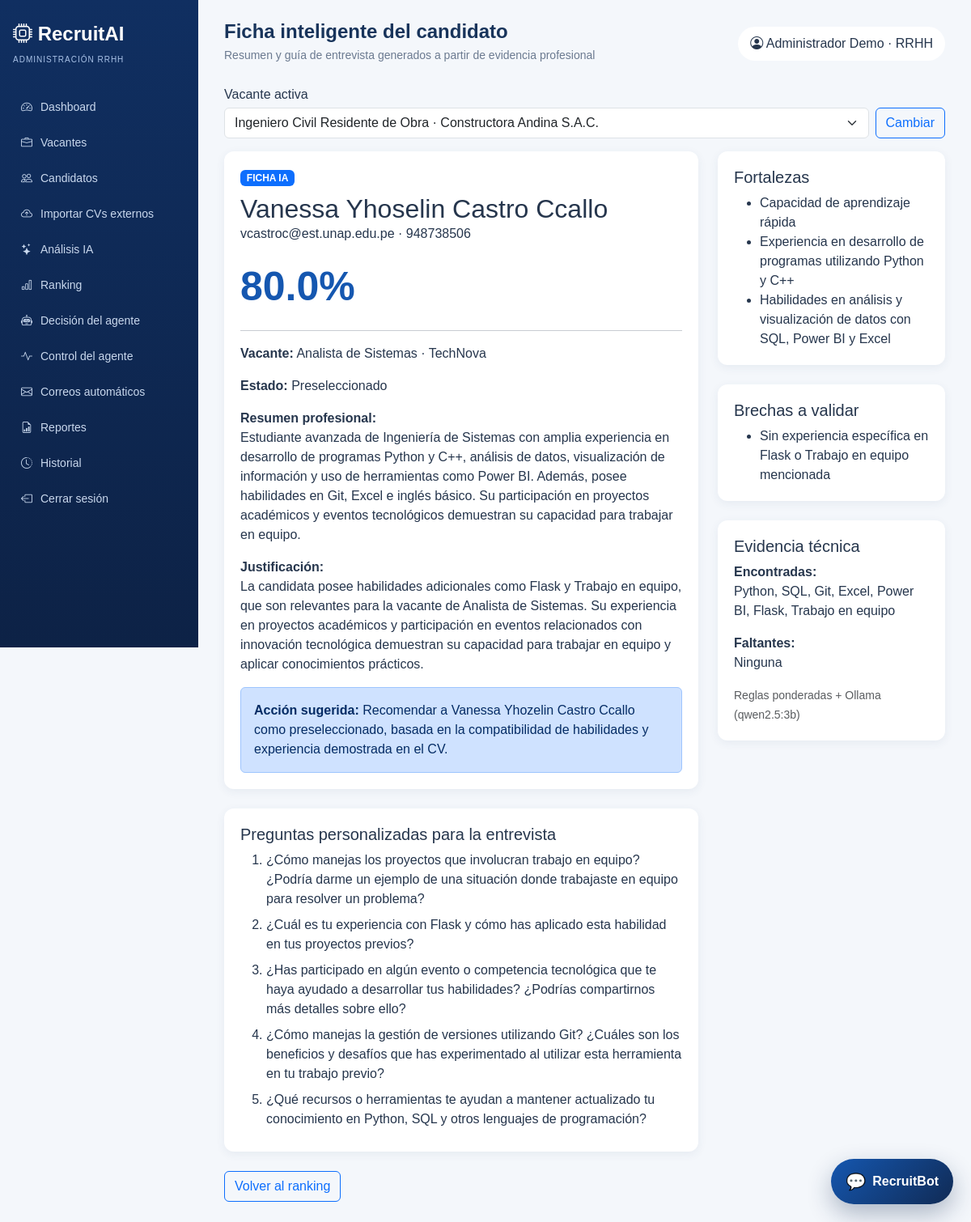
The page /admin/ficha-candidato/6 (signed in) on the database its author committed.
### tables this page shows
CREATE TABLE candidatos (
        id INTEGER PRIMARY KEY AUTOINCREMENT, nombre TEXT NOT NULL, correo TEXT, telefono TEXT,
        archivo TEXT, universidad TEXT, carrera TEXT, ciudad TEXT, fecha_creacion TEXT DEFAULT CURRENT_TIMESTAMP
    , usuario_id INTEGER, archivo_hash TEXT);

CREATE TABLE analisis (
        id INTEGER PRIMARY KEY AUTOINCREMENT, candidato_id INTEGER NOT NULL, vacante_id INTEGER NOT NULL,
        compatibilidad REAL NOT NULL, estado TEXT NOT NULL, habilidades_encontradas TEXT,
        habilidades_faltantes TEXT, fecha TEXT DEFAULT CURRENT_TIMESTAMP
    , experiencia_detectada INTEGER DEFAULT 0, estudios_detectados TEXT, desglose TEXT, justificacion TEXT, accion_sugerida TEXT, resumen_profesional TEXT, fortalezas TEXT, brechas TEXT, preguntas_entrevista TEXT);

CREATE TABLE vacantes (
        id INTEGER PRIMARY KEY AUTOINCREMENT, titulo TEXT NOT NULL, empresa TEXT NOT NULL,
        area TEXT, descripcion TEXT, requisitos TEXT, habilidades TEXT, experiencia INTEGER DEFAULT 0,
        estudios TEXT, fecha_entrevista TEXT, hora_entrevista TEXT, estado TEXT DEFAULT 'Activa',
        fecha_creacion TEXT DEFAULT CURRENT_TIMESTAMP
    , peso_habilidades INTEGER DEFAULT 70, peso_experiencia INTEGER DEFAULT 20, peso_estudios INTEGER DEFAULT 10, umbral_preseleccion INTEGER DEFAULT 80, umbral_observacion INTEGER DEFAULT 60, carreras_objetivo TEXT);

### app.py (the view)
@app.route("/admin/ficha-candidato/<int:analisis_id>")
@role_required("admin")
def ficha_candidato(analisis_id):
    analysis = obtener_analisis_por_id(analisis_id)
    if not analysis:
        flash("No se encontró la ficha solicitada.", "warning")
        return redirect(url_for("ranking"))
    return render_template("ficha_candidato.html", candidato=analysis)

### app.py (called while the page is built)
def role_required(role):
    def decorator(view):
        @wraps(view)
        def wrapped(*args, **kwargs):
            if "usuario_id" not in session:
                return redirect(url_for("login"))
            if session.get("rol") != role:
                endpoint = "admin_dashboard" if session.get("rol") == "admin" else "candidate_dashboard"
                flash("No tienes permisos para acceder a esa sección.", "warning")
                return redirect(url_for(endpoint))
            return view(*args, **kwargs)
        return wrapped
    return decorator

def _vacante_actual():
    vacantes = obtener_vacantes(solo_activas=True) or obtener_vacantes()
    return vacantes[0] if vacantes else None

def _vacante_seleccionada():
    vacante_id = session.get("vacante_id")
    return obtener_vacante_por_id(vacante_id) or _vacante_actual()

@app.context_processor
def inject_csrf_token():
    def csrf_token():
        if "_csrf_token" not in session:
            session["_csrf_token"] = secrets.token_hex(24)
        return session["_csrf_token"]
    context = {"csrf_token": csrf_token}
    if session.get("rol") == "admin":
        context["nav_vacantes"] = obtener_vacantes()
        context["nav_vacante"] = _vacante_seleccionada()
    return context

@app.before_request
def csrf_protect():
    if request.method == "POST":
        expected = session.get("_csrf_token", "")
        payload = request.get_json(silent=True) or {}
        received = request.form.get("_csrf_token", "") or request.headers.get("X-CSRFToken", "") or payload.get("_csrf_token", "")
        if not expected or not hmac.compare_digest(expected, received):
            flash("La solicitud expiró o no es válida. Inténtalo nuevamente.", "warning")
            if request.is_json:
                return jsonify({"error": "csrf", "message": "Solicitud expirada o no valida."}), 400
            return redirect(request.referrer or url_for("landing"))

### modules/database.py (called while the page is built)
def _connection():
    DB_PATH.parent.mkdir(exist_ok=True)
    connection = sqlite3.connect(DB_PATH)
    connection.row_factory = sqlite3.Row
    connection.execute("PRAGMA foreign_keys = ON")
    return connection

def _rows(query, params=()):
    with _connection() as connection:
        return [dict(row) for row in connection.execute(query, params).fetchall()]

def obtener_vacantes(solo_activas=False):
    query = "SELECT * FROM vacantes"
    if solo_activas:
        query += " WHERE estado='Activa'"
    return _rows(query + " ORDER BY id DESC")

### templates/ficha_candidato.html
{% extends 'base_admin.html' %}{% block title %}Ficha inteligente | RecruitAI{% endblock %}{% block heading %}Ficha inteligente del candidato{% endblock %}{% block subheading %}Resumen y guía de entrevista generados a partir de evidencia profesional{% endblock %}
{% block content %}<div class="row g-4"><div class="col-lg-8"><div class="panel recommendation mb-4"><div class="d-flex flex-wrap justify-content-between gap-3"><div><span class="badge text-bg-primary">FICHA IA</span><h2 class="mt-2">{{candidato.nombre}}</h2><p class="mb-0">{{candidato.correo or 'Sin correo'}} · {{candidato.telefono or 'Sin teléfono'}}</p></div><div class="score">{{candidato.compatibilidad}}%</div></div><hr><p><strong>Vacante:</strong> {{candidato.vacante}} · {{candidato.empresa}}</p><p><strong>Estado:</strong> {{candidato.estado}}</p><p><strong>Resumen profesional:</strong><br>{{candidato.resumen_profesional or candidato.justificacion or 'Pendiente de reprocesamiento para generar la ficha.'}}</p><p><strong>Justificación:</strong><br>{{candidato.justificacion or '-'}}</p><div class="alert alert-primary mb-0"><strong>Acción sugerida:</strong> {{candidato.accion_sugerida or 'Revisar el perfil manualmente.'}}</div></div><div class="panel"><h5>Preguntas personalizadas para la entrevista</h5><ol class="mb-0">{% for item in candidato.preguntas_entrevista %}<li class="mb-2">{{item}}</li>{% else %}<li>Reprocesa el CV para generar preguntas personalizadas.</li>{% endfor %}</ol></div></div><div class="col-lg-4"><div class="panel mb-4"><h5>Fortalezas</h5><ul class="mb-0">{% for item in candidato.fortalezas %}<li>{{item}}</li>{% else %}<li>Sin fortalezas registradas.</li>{% endfor %}</ul></div><div class="panel mb-4"><h5>Brechas a validar</h5><ul class="mb-0">{% for item in candidato.brechas %}<li>{{item}}</li>{% else %}<li>Sin brechas registradas.</li>{% endfor %}</ul></div><div class="panel"><h5>Evidencia técnica</h5><p><strong>Encontradas:</strong><br>{{candidato.habilidades_encontradas|join(', ') or '-'}}</p><p><strong>Faltantes:</strong><br>{{candidato.habilidades_faltantes|join(', ') or 'Ninguna'}}</p><small class="text-muted">{{candidato.desglose.motor or 'Reglas ponderadas'}}</small></div></div></div><a class="btn btn-outline-primary mt-4" href="{{url_for('ranking')}}">Volver al ranking</a>{% endblock %}

### static/css/style.css (style rules this page uses)
:root { --blue:#1557b0;--navy:#102a54;--bg:#f4f7fb;--muted:#6b7a90 }
* { box-sizing:border-box }
body { background:var(--bg);color:#26364d;font-family:Arial,sans-serif }
.panel,.metric-card { background:white;border-radius:12px;box-shadow:0 3px 12px #26466d12;padding:20px }
.score { color:var(--blue);font-size:50px;font-weight:800 }
.recommendation h2 { margin:14px 0 0 }

### rows shown on the page
candidatos: nombre "Vanessa Yhoselin Castro Ccallo", correo "vcastroc@est.unap.edu.pe", telefono "948738506"
analisis: compatibilidad "80.0", estado "Preseleccionado", resumen_profesional "Estudiante avanzada de Ingeniería de Sistemas con amplia experiencia en desarrollo de programas Python y C++, análisis de datos, visualización de información y uso de herramientas como Power BI. Además, posee habilidades en Git, Excel e inglés básico. Su participación en proyectos académicos y eventos tecnológicos demuestran su capacidad para trabajar en equipo.", justificacion "La candidata posee habilidades adicionales como Flask y Trabajo en equipo, que son relevantes para la vacante de Analista de Sistemas. Su experiencia en proyectos académicos y participación en eventos relacionados con innovación tecnológica demuestran su capacidad para trabajar en equipo y aplicar conocimientos prácticos.", accion_sugerida "Recomendar a Vanessa Yhozelin Castro Ccallo como preseleccionado, basada en la compatibilidad de habilidades y experiencia demostrada en el CV."
vacantes: vacante "Analista de Sistemas", empresa "TechNova"

### other values the page prints
{{ label }} "Dashboard" "Vacantes" "Candidatos" "Importar CVs externos" "Análisis IA" "Ranking" "Decisión del agente" "Control del agente" "Correos automáticos" "Reportes" "Historial"
{{ session.usuario }} "Administrador Demo"
{{ item }} "¿Cómo manejas los proyectos que involucran trabajo en equipo? ¿Podría darme un ejemplo de una situación donde trabajaste en equipo para resolver un problema?" "¿Cuál es tu experiencia con Flask y cómo has aplicado esta habilidad en tus proyectos previos?" "¿Has participado en algún evento o competencia tecnológica que te haya ayudado a desarrollar tus habilidades? ¿Podrías compartirnos más detalles sobre ello?" "¿Cómo manejas la gestión de versiones utilizando Git? ¿Cuáles son los beneficios y desafíos que has experimentado al utilizar esta herramienta en tu trabajo previo?" "¿Qué recursos o herramientas te ayudan a mantener actualizado tu conocimiento en Python, SQL y otros lenguajes de programación?"
{{ item }} "Capacidad de aprendizaje rápida" "Experiencia en desarrollo de programas utilizando Python y C++" "Habilidades en análisis y visualización de datos con SQL, Power BI y Excel"
{{ item }} "Sin experiencia específica en Flask o Trabajo en equipo mencionada"
{{ candidato.habilidades_encontradas|join(', ') or '-' }} "Python, SQL, Git, Excel, Power BI, Flask, Trabajo en equipo"
{{ candidato.habilidades_faltantes|join(', ') or 'Ninguna' }} "Ninguna"
{{ candidato.desglose.motor or 'Reglas ponderadas' }} "Reglas ponderadas + Ollama (qwen2.5:3b)"
form field value "Ingeniero Civil Residente de Obra · Constructora Andina S.A.C."
